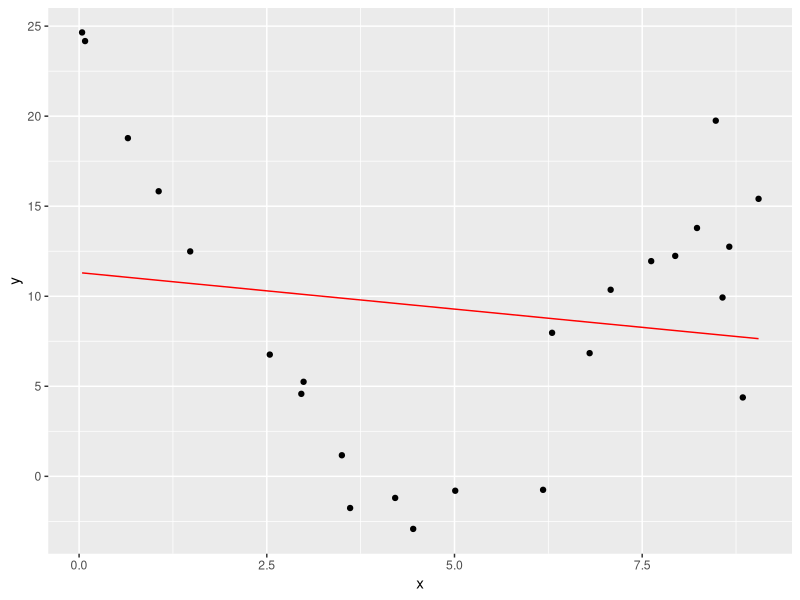
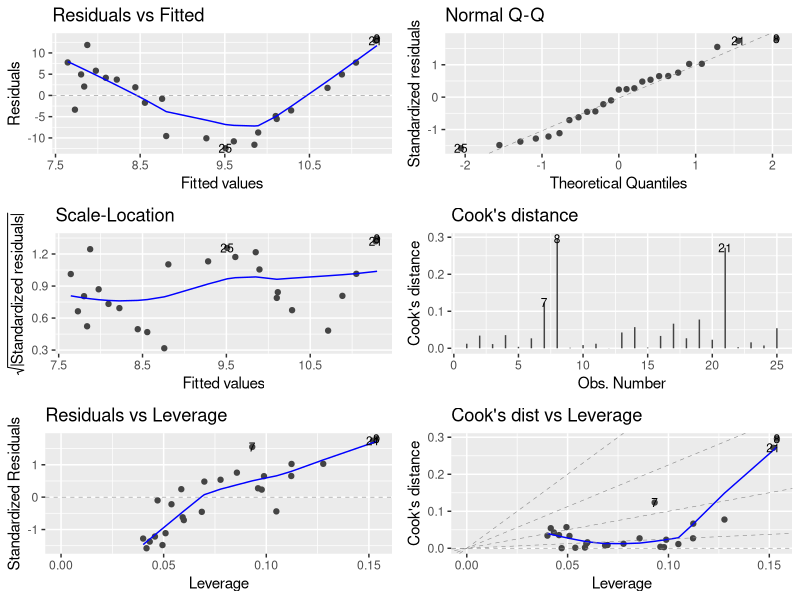
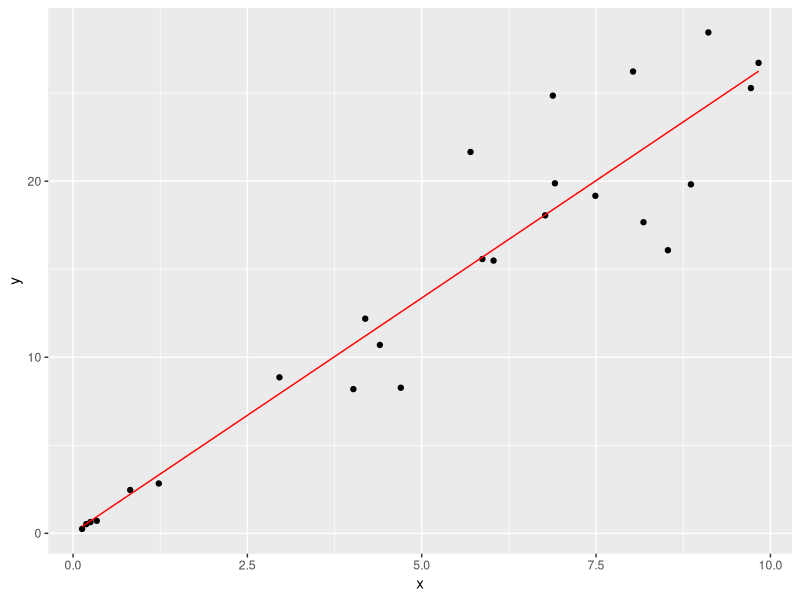
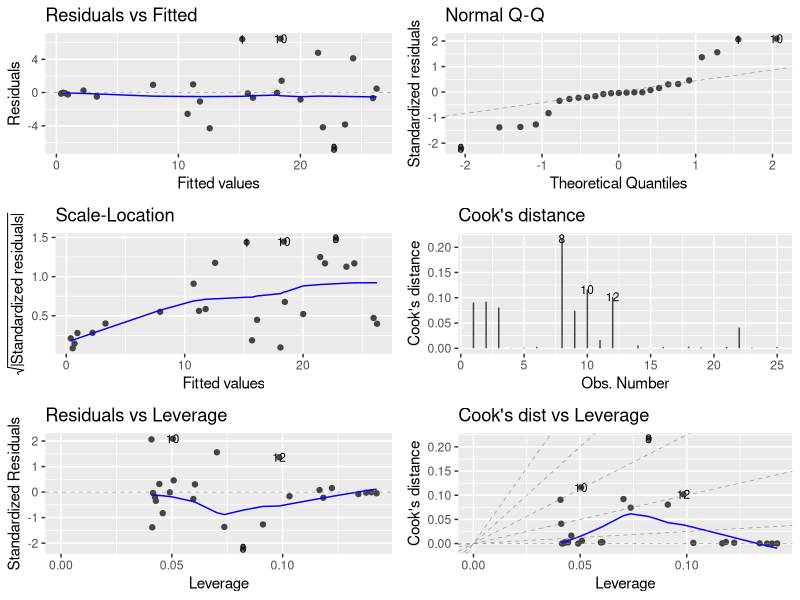

The R script that drew these images, in order:
# packages: ggofortify
# Simulated datasets: nonlinear dependence and heteroscedasticity

data1 <- data.frame(
  x = c(2.99, 5.01, 8.84, 6.18, 8.57, 8.23, 8.48, 0.04, 6.80,
        7.62, 7.94, 6.30, 4.21, 3.61, 7.08, 3.50, 9.05, 1.06,
        0.65, 8.66, 0.08, 1.48, 2.96, 2.54, 4.45),
  y = c(5.25, -0.80, 4.38, -0.75, 9.93, 13.79, 19.75, 24.65,
        6.84, 11.95, 12.24, 7.97, -1.20, -1.76, 10.36, 1.17,
        15.41, 15.83, 18.78, 12.75, 24.17, 12.49, 4.58, 6.76,
        -2.92))
data2 <- data.frame(
  x = c(5.70, 8.03, 8.86, 0.82, 1.23, 2.96, 0.13, 8.53, 8.18,
        6.88, 4.02, 9.11, 0.19, 6.91, 0.34, 4.19, 0.25, 9.72,
        9.83, 6.77, 4.40, 4.70, 6.03, 5.87, 7.49),
  y = c(21.66, 26.23, 19.82, 2.46, 2.83, 8.86, 0.25, 16.08,
        17.67, 24.86, 8.19, 28.45, 0.52, 19.88, 0.71, 12.19,
        0.64, 25.29, 26.72, 18.06, 10.70, 8.27, 15.49, 15.58,
        19.17))

m1 <- lm(y ~ x, data = data1)
# Show fitted values in scatterplot:
library(ggplot2)
m1_pred <- data.frame(x = data1$x, y_pred = predict(m1))
ggplot(data1, aes(x, y)) +
  geom_point() +
  geom_line(data = m1_pred, aes(x = x, y = y_pred),
            colour = "red")
# Residual plots:
library(ggfortify)
autoplot(m1, which = 1:6, ncol = 2, label.size = 3)
# My own data1 will show signs of nonlinearity

m2 <- lm(y ~ x, data = data2)
# Show fitted values in scatterplot:
m2_pred <- data.frame(x = data2$x, y_pred = predict(m2))
ggplot(data2, aes(x, y)) +
  geom_point() +
  geom_line(data = m2_pred, aes(x = x, y = y_pred),
            colour = "red")
# Residual plots:
library(ggfortify)
autoplot(m2, which = 1:6, ncol = 2, label.size = 3)
# Expected heteroscedasticity for data2
